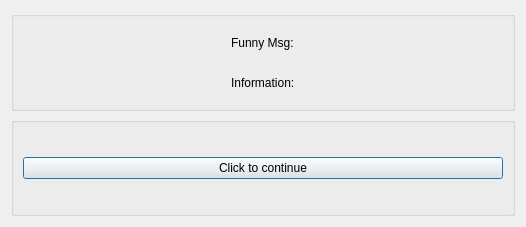
<?xml version="1.0" encoding="UTF-8"?>
<ui version="4.0">
 <class>InfoMsgWindow</class>
 <widget class="QDialog" name="InfoMsgWindow">
  <property name="geometry">
   <rect>
    <x>0</x>
    <y>0</y>
    <width>526</width>
    <height>227</height>
   </rect>
  </property>
  <property name="windowTitle">
   <string>Information:</string>
  </property>
  <layout class="QVBoxLayout" name="verticalLayout_2">
   <item>
    <widget class="QGroupBox" name="InfoMsgBox">
     <property name="title">
      <string/>
     </property>
     <layout class="QVBoxLayout" name="verticalLayout">
      <item alignment="Qt::AlignHCenter">
       <widget class="QLabel" name="FunMsg">
        <property name="text">
         <string>Funny Msg:</string>
        </property>
       </widget>
      </item>
      <item alignment="Qt::AlignHCenter">
       <widget class="QLabel" name="InfoMsg">
        <property name="text">
         <string>Information:</string>
        </property>
       </widget>
      </item>
     </layout>
    </widget>
   </item>
   <item>
    <widget class="QGroupBox" name="InfoButtonsBox">
     <property name="title">
      <string/>
     </property>
     <layout class="QHBoxLayout" name="horizontalLayout">
      <item>
       <widget class="QPushButton" name="InfoMsgAccept">
        <property name="text">
         <string>Click to continue</string>
        </property>
       </widget>
      </item>
     </layout>
    </widget>
   </item>
  </layout>
 </widget>
 <resources/>
 <connections/>
</ui>
